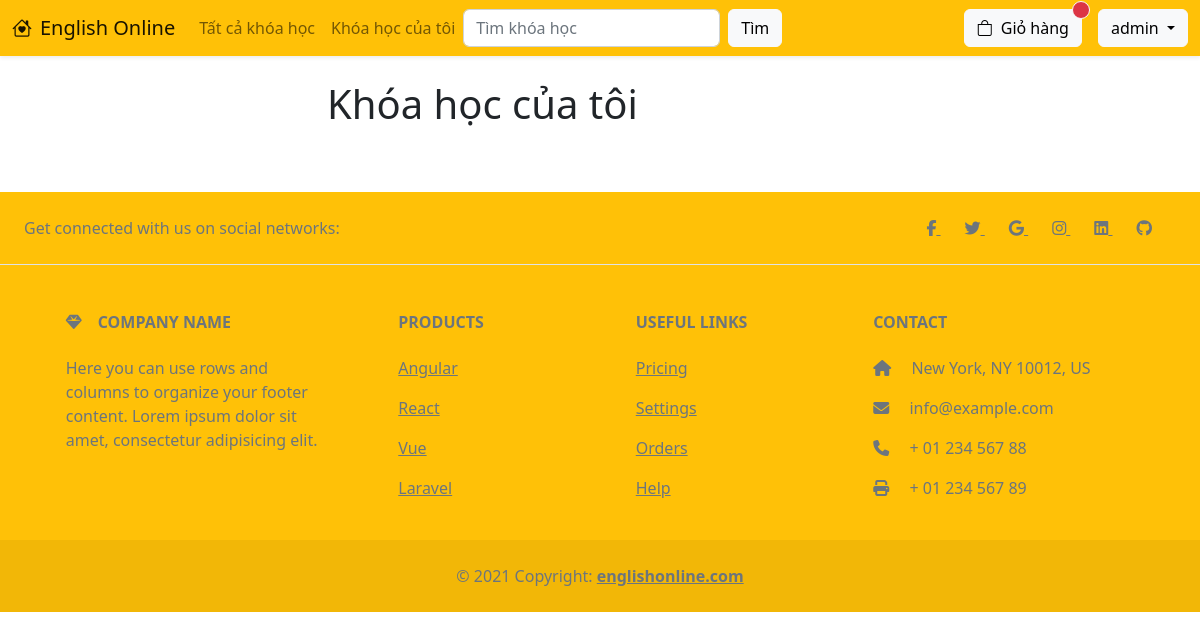
The page /my-courses/ (signed in) on the database as committed earlier.
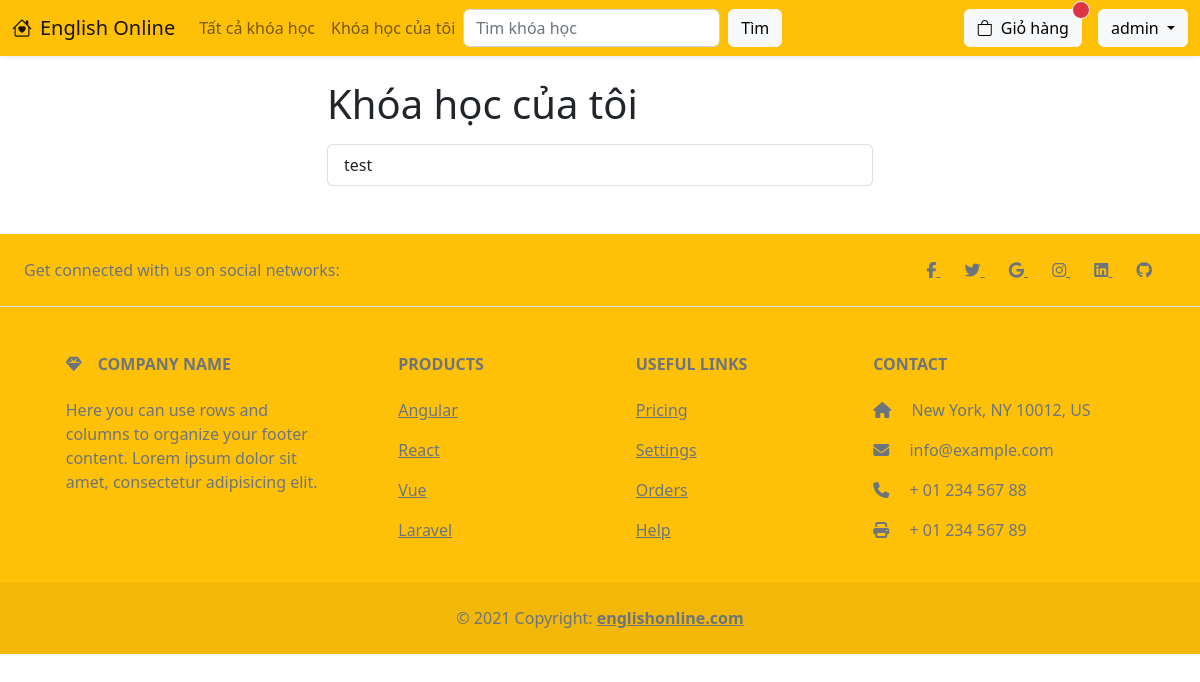
The same page on the database as committed later.
### CM/models.py (models this page shows, shortened)
class UserCourse(models.Model):
    user = models.ForeignKey(User, on_delete=models.CASCADE)
    course = models.ForeignKey(Course, on_delete=models.CASCADE)
    time_added = models.TimeField(auto_now=True)
    STATUS_CHOICES = [
        ('added','Đã thêm vào giỏ hàng'),
        ('waiting', 'Đang chờ thanh toán'),
        ('purchased', 'Đã thanh toán')
    ]
    status = models.CharField(max_length=10, choices=STATUS_CHOICES, default='added')
    class Meta:
        unique_together = ['user', 'course']

class Course(models.Model):
    title = models.CharField(max_length=200)
    img = models.ImageField(upload_to='images/')
    descreption = models.CharField(max_length=1000)
    price = models.IntegerField()
    videos = models.ManyToManyField('Video', blank=True)

### CM/views.py (the view)
# urls.py: path('my-courses/', views.my_courses, name='my-courses'),
@login_required
def my_courses(request):
    courses = UserCourse.objects.filter(user=request.user, status='purchased')
    context = {
        'courses': courses
    }
    return render(request, 'my-courses.html', context)

### CM/templates/my-courses.html
{% extends 'base.html' %}
{% block content %}
<div class="container">
    <div class="row justify-content-center">
        <div class="col-12 col-lg-6 col-md-8">
            <h1 class="mb-3">Khóa học của tôi</h1>
            <ul class="list-group">
                {% for course in courses %}
                    <a href="{% url 'my_course_detail' course.id %}" class="list-group-item list-group-item-action">
                        {{ course.course.title }}
                    </a>
                {% endfor %}
            </ul>
        </div>
    </div>
</div>
{% endblock%}

Rows that differ between the two databases and show on the page:
added UserCourse: course "test", shown under "Khóa học của tôi"
